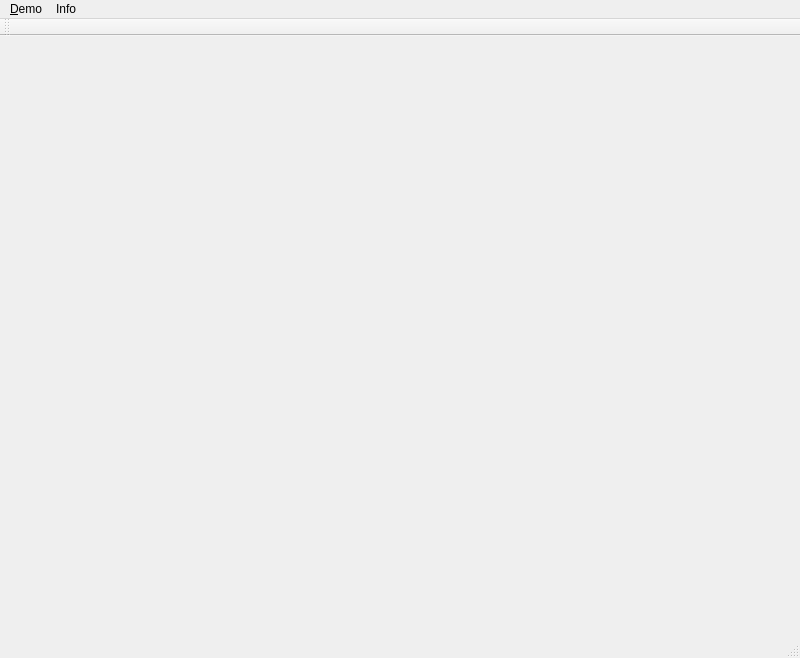
<?xml version="1.0" encoding="UTF-8"?>
<ui version="4.0">
 <class>MainWindow</class>
 <widget class="QMainWindow" name="MainWindow">
  <property name="geometry">
   <rect>
    <x>0</x>
    <y>0</y>
    <width>800</width>
    <height>656</height>
   </rect>
  </property>
  <property name="windowTitle">
   <string>Hello OpenGL ...</string>
  </property>
  <widget class="MypenGLWidget" name="openglWidget">
   <property name="minimumSize">
    <size>
     <width>800</width>
     <height>600</height>
    </size>
   </property>
  </widget>
  <widget class="QMenuBar" name="menuBar">
   <property name="geometry">
    <rect>
     <x>0</x>
     <y>0</y>
     <width>800</width>
     <height>22</height>
    </rect>
   </property>
   <widget class="QMenu" name="menuInfo">
    <property name="title">
     <string>Info</string>
    </property>
    <addaction name="action_Version_OpenGL"/>
   </widget>
   <widget class="QMenu" name="menu_Demo">
    <property name="title">
     <string>&amp;Demo</string>
    </property>
    <addaction name="actionHello_clear"/>
    <addaction name="actionHello_triangle"/>
    <addaction name="actionHello_camera"/>
    <addaction name="actionHello_UV_Sphere"/>
    <addaction name="actionHello_ICO_Sphere"/>
    <addaction name="actionShader_ICO_Sphere"/>
   </widget>
   <addaction name="menu_Demo"/>
   <addaction name="menuInfo"/>
  </widget>
  <widget class="QToolBar" name="mainToolBar">
   <attribute name="toolBarArea">
    <enum>TopToolBarArea</enum>
   </attribute>
   <attribute name="toolBarBreak">
    <bool>false</bool>
   </attribute>
  </widget>
  <widget class="QStatusBar" name="statusBar"/>
  <action name="action_Version_OpenGL">
   <property name="text">
    <string>&amp;Version OpenGL</string>
   </property>
  </action>
  <action name="actionHello_triangle">
   <property name="text">
    <string>Hello triangle ...</string>
   </property>
  </action>
  <action name="actionHello_camera">
   <property name="text">
    <string>Hello camera ...</string>
   </property>
  </action>
  <action name="actionHello_spheres">
   <property name="text">
    <string>Hello UV spheres ...</string>
   </property>
  </action>
  <action name="actionHello_clear">
   <property name="text">
    <string>Hello clear ...</string>
   </property>
  </action>
  <action name="actionHello_ICO_spheres">
   <property name="text">
    <string>Hello ICO Sphere</string>
   </property>
  </action>
  <action name="actionHello_UV_Sphere">
   <property name="text">
    <string>Hello UV Sphere</string>
   </property>
  </action>
  <action name="actionHello_ICO_Sphere">
   <property name="text">
    <string>Hello ICO Sphere</string>
   </property>
  </action>
  <action name="actionShader_ICO_Sphere">
   <property name="text">
    <string>Shader ICO Sphere</string>
   </property>
  </action>
 </widget>
 <layoutdefault spacing="6" margin="11"/>
 <customwidgets>
  <customwidget>
   <class>MypenGLWidget</class>
   <extends>QWidget</extends>
   <header>myopenglwidget.h</header>
   <container>1</container>
  </customwidget>
 </customwidgets>
 <resources/>
 <connections/>
</ui>
